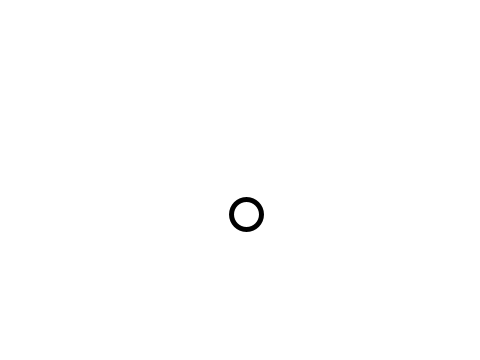
Frame 1 (no input)
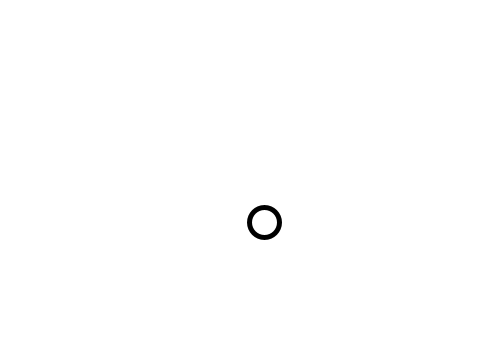
Frame 60 (the mouse pressed at the canvas centre just before this capture)
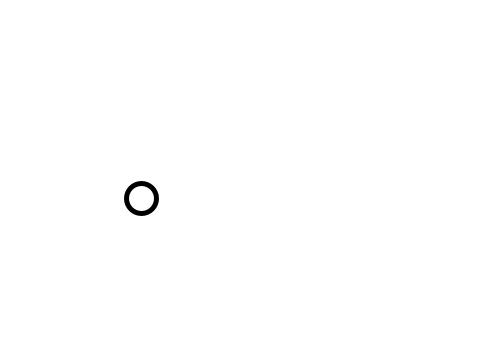
Frame 120 (the mouse held since frame 60 and released just before this capture)

The Processing sketch that drew these frames (run headless with seeded random() and noise(); from frame 60 on, the mouse is pressed at the canvas centre):

// Processing sketch: myFishesProcedural
// ── myFishesProcedural.pde
float xoff = random(1000);
float yoff = random(1000);
float radius = 30;

void setup() {
  size(480, 360);
  smooth();
  ellipseMode(CENTER);
}

void draw() {
  float posX = map(noise(xoff), 0, 1, 0, width);
  float posY = map(noise(yoff), 0, 1, 0, height);
  
  background(255);
  strokeWeight(5);
  ellipse(posX, posY, radius, radius);
  
  xoff = xoff + 0.01;
  yoff = yoff + 0.01;
}
